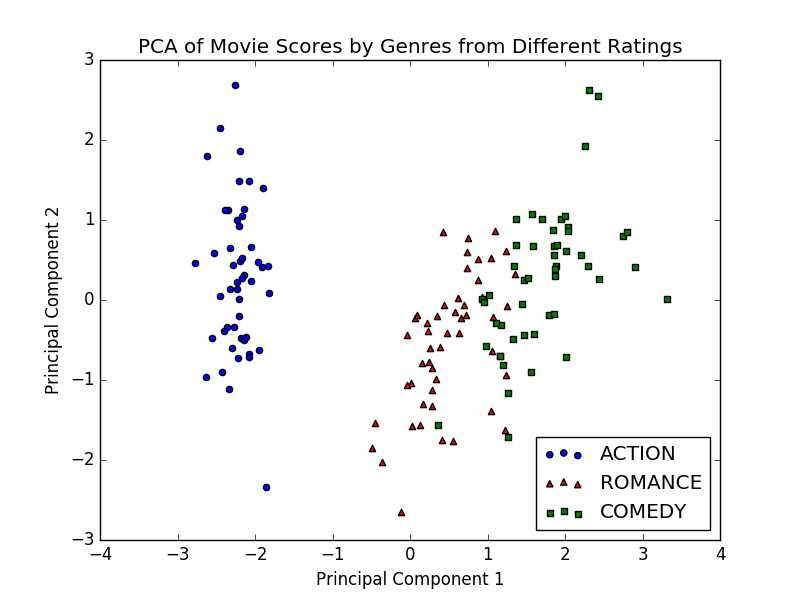

Write Python code to recreate this figure.
#!/usr/bin/env python2.7

# Eric Layne
# CSE40647
# hw1-4-1

import csv
import numpy as np
from scipy import stats
import pandas as pd
from sklearn.decomposition import PCA
import matplotlib.pyplot as plt

score1 = [None]*150
score2 = [None]*150
score3 = [None]*150
score4 = [None]*150
genres = [None]*150

with open('Dataset-film-data.csv') as film_data_file:
	film_data = csv.reader(film_data_file, delimiter=',')
	line_count = 0
	read_head = False
	for row in film_data:
		if not read_head:
			read_head = True
			continue
		else:
			score1[line_count] = float(row[1])
			score2[line_count] = float(row[2])
			score3[line_count] = float(row[3])
			score4[line_count] = float(row[4])
			genres[line_count] = row[5]

			line_count = line_count + 1

zscore1 = stats.zscore(score1)
zscore2 = stats.zscore(score2)
zscore3 = stats.zscore(score3)
zscore4 = stats.zscore(score4)

data = pd.DataFrame(
	{'score1': zscore1,
	'score2': zscore2,
	'score3': zscore3,
	'score4': zscore4})

pca = PCA(n_components=2)
principalComponents = pca.fit_transform(data)
principalDf = pd.DataFrame(data = principalComponents, columns = ['PC1', 'PC2'])

genresDf = pd.DataFrame({'genre': genres})

finalDf = pd.concat([principalDf, genresDf], axis=1)
#print(finalDf)

print('Eigenvalues: ')
print(pca.fit(data).components_)

actionx = []
actiony = []
romancex = []
romancey = []
comedyx = []
comedyy = []
for index, line in finalDf.iterrows():
	if line['genre'] == 'ACTION':
		actionx.append(line['PC1'])
		actiony.append(line['PC2'])
	elif line['genre'] == 'ROMANCE':
		romancex.append(line['PC1'])
		romancey.append(line['PC2'])
	elif line['genre'] == 'COMEDY':
		comedyx.append(line['PC1'])
		comedyy.append(line['PC2'])

plt.scatter(actionx, actiony, c='b', marker='o', label='ACTION')
plt.scatter(romancex, romancey, c='r', marker='^', label='ROMANCE')
plt.scatter(comedyx, comedyy, c='g', marker='s', label='COMEDY')
plt.xlabel('Principal Component 1')
plt.ylabel('Principal Component 2')
plt.legend(loc='lower right')
plt.title('PCA of Movie Scores by Genres from Different Ratings')
plt.show()
